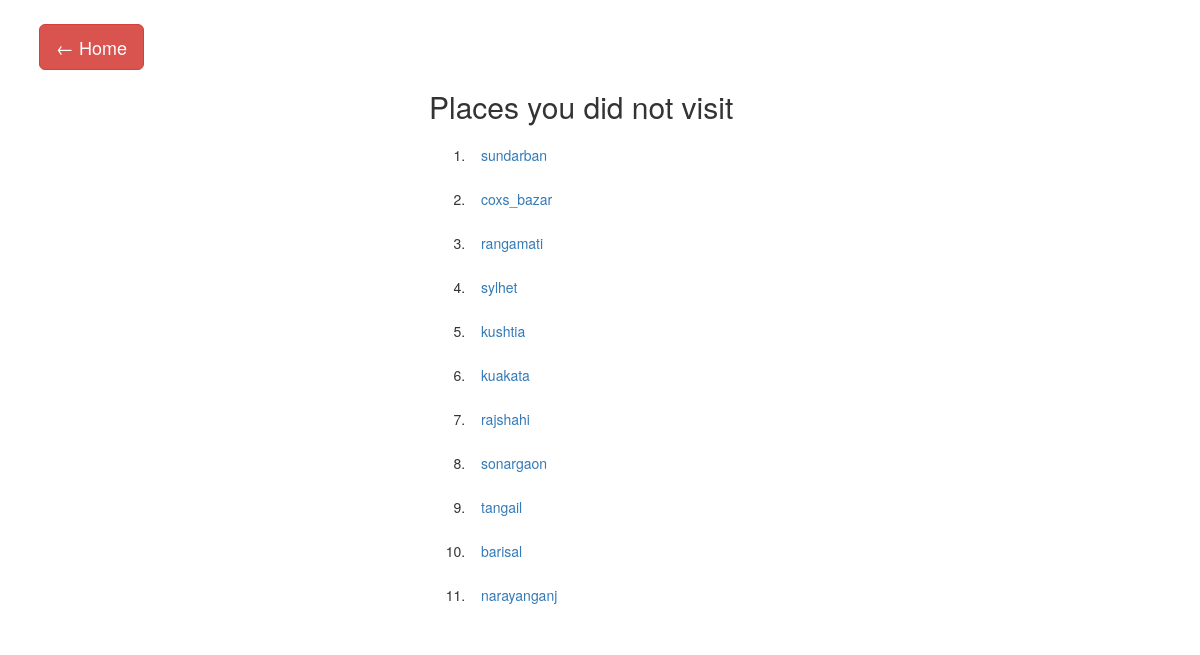
Screenshot of /autoSuggest.php (signed in) with the database file from the repository.
### tables this page shows
CREATE TABLE `placetable` (
  `id` int(11) NOT NULL,
  `plcaeName` varchar(100) NOT NULL,
  `details` text NOT NULL,
  `hotel` varchar(300) DEFAULT NULL,
  `category` varchar(30) NOT NULL,
  `lastEdit` varchar(100) NOT NULL,
  `capacity` int(11) NOT NULL DEFAULT '0',
  `count` int(11) NOT NULL DEFAULT '0'
);

### autoSuggest.php (the view, shortened to what this page needs)
<?php
    require 'admin/header.php';
    require 'admin/sql.php';
	if(empty($_SESSION['user']) || empty($_SESSION['mail']))
		{
			header('location:login.php');
		}
		else
		{
			$checkSql="SELECT `bookingplace` FROM `bookingtable` WHERE `bookedby` ='".$_SESSION['mail']."'";
			$result=$conn->query($checkSql);
			$column = array();
			while($row = $result->fetch_assoc())
			{
			    array_push($column, $row["bookingplace"]);
			}
		}
			$sql="select `plcaeName` from `placetable`";
			$result2=$conn->query($sql);
 ?>
 <body>
	<div class="container">
<a href="index.php" class="btn btn-danger btn-lg"> &#8592 Home</a><br>
<div class="row">
<div class="col-md-4">
</div>
<div class="col-md-4">
<h2 >Places you did not visit</h2>
<ol>
	<?php
			while($allData=$result2->fetch_assoc())
				{
					if (!in_array($allData["plcaeName"], $column))
						{
						    echo '<li><a href=details.php?place='.$allData["plcaeName"].'>'.$allData["plcaeName"].'</a></li>';
						}
				}
	?>
	</ol>
	</div>
<div class="col-md-4">
</div>
	</div>
	</div>
	</body>

### admin/header.php (shortened to what this page needs)
<!DOCTYPE html>
<html lang="en">
<head>
  <link rel="stylesheet" href="https://maxcdn.bootstrapcdn.com/bootstrap/3.3.7/css/bootstrap.min.css">
        <link href="http://allfont.net/allfont.css?fonts=montserrat-light" rel="stylesheet" type="text/css">
</head>

### admin/header.php (style rules this page uses)
body { margin: 2%; }
li { padding:12px; }

### rows the page displays
placetable: plcaeName "sundarban"
placetable: plcaeName "coxs_bazar"
placetable: plcaeName "rangamati"
placetable: plcaeName "sylhet"
placetable: plcaeName "kushtia"
placetable: plcaeName "kuakata"
placetable: plcaeName "rajshahi"
placetable: plcaeName "sonargaon"
placetable: plcaeName "tangail"
placetable: plcaeName "barisal"
placetable: plcaeName "narayanganj"
